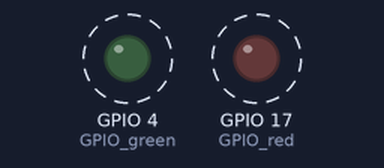
Recording of a program running on a simulated Raspberry Pi (BCM pin numbers). Parts: output pins drawn as LEDs (lit = HIGH). Dashed ring = blinking. At 6.0 s the program stops and its outputs stay as they are.

Above: at 0.15 s.
Timing chart, 0 to 3.0 s (numbered marks = the images above):
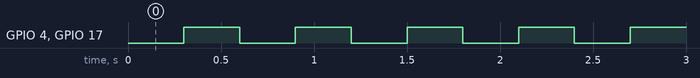

The program:

gpiotest.py
```python
import RPi.GPIO as GPIO
import time

GPIO_green = 4
GPIO_red = 17

GPIO.setmode(GPIO.BCM)
GPIO.setup(GPIO_green, GPIO.OUT)
GPIO.setup(GPIO_red, GPIO.OUT)

def blinke(n):
    for i in range(n):
        GPIO.output(GPIO_green, 0)
        GPIO.output(GPIO_red, 0)

        time.sleep(0.3)

        GPIO.output(GPIO_green, 1)
        GPIO.output(GPIO_red, 1)

        time.sleep(0.3)

blinke(10)

GPIO.cleanup()
```

Measured:
- by itself, GPIO 4 (GPIO_green), GPIO 17 (GPIO_red): alternates HIGH for 0.30 s and LOW for 0.30 s, 20 changes in all, then stays LOW
